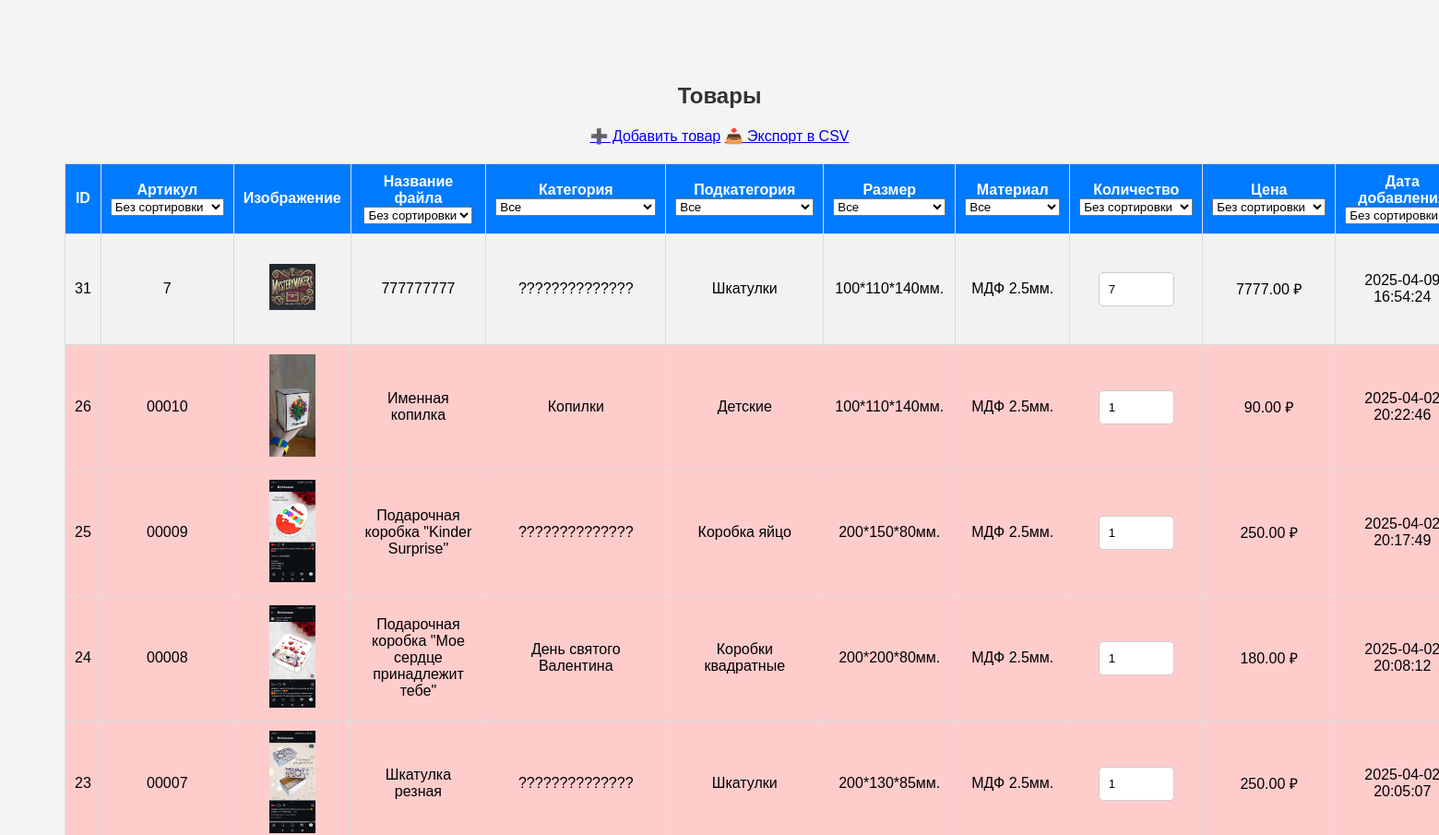
Page /admin/products.php (signed in, upper part) on the earlier database version.
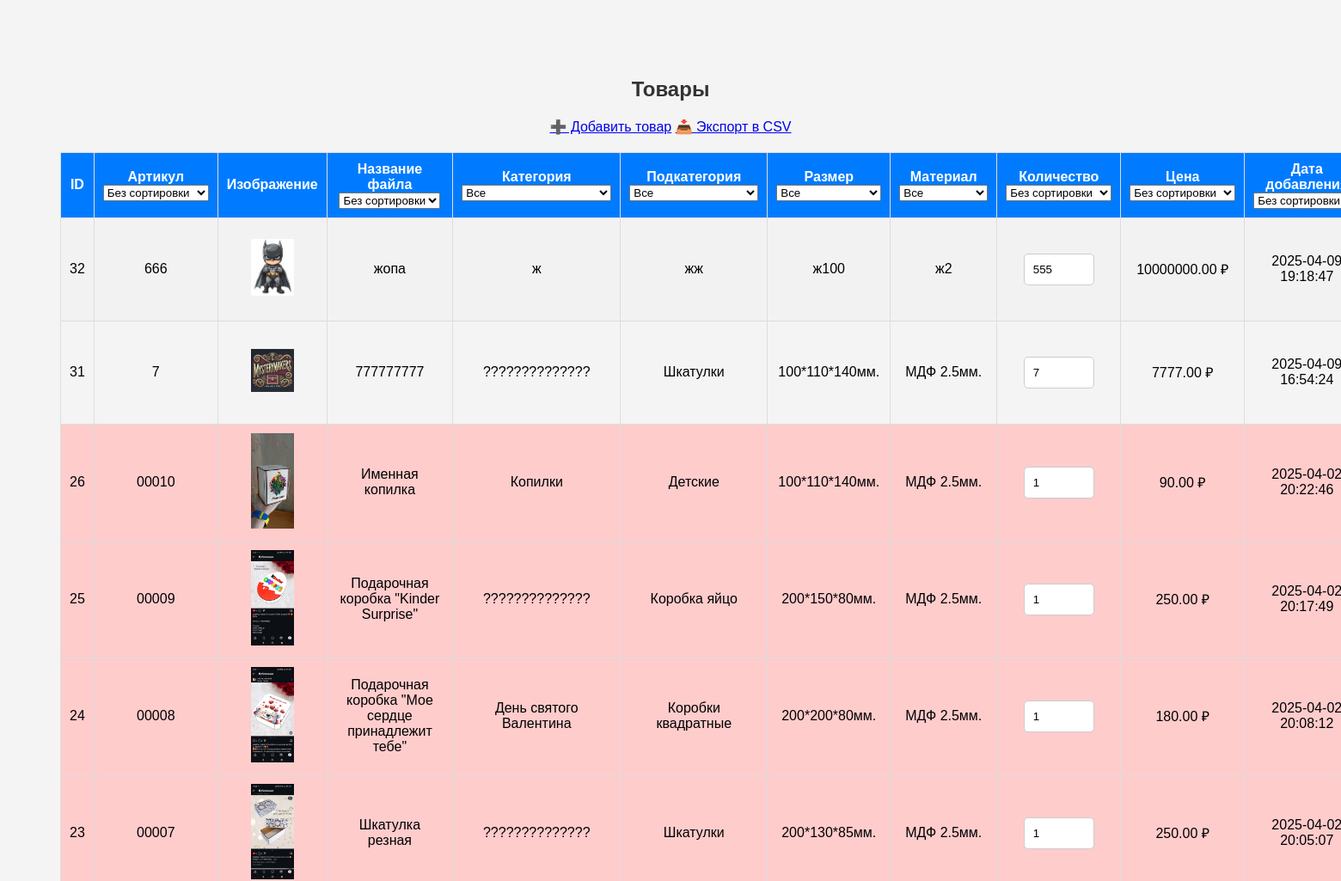
Same page on the later database version.
### tables this page shows
CREATE TABLE `products` (
  `id` int(11) NOT NULL AUTO_INCREMENT,
  `name` varchar(255) NOT NULL,
  `description` text DEFAULT NULL,
  `price` decimal(10,2) NOT NULL,
  `image` varchar(255) DEFAULT NULL,
  `stock` int(11) DEFAULT 0,
  `created_at` timestamp NOT NULL DEFAULT current_timestamp(),
  `category_id` int(11) NOT NULL,
  `images` text DEFAULT NULL,
  `sku` varchar(50) NOT NULL,
  `subcategory` varchar(100) NOT NULL,
  `size` varchar(50) NOT NULL,
  `material` varchar(100) NOT NULL,
  `status` tinyint(1) NOT NULL DEFAULT 1,
  `slug` varchar(255) NOT NULL,
  `seo_title` varchar(255) DEFAULT NULL,
  `seo_description` text DEFAULT NULL,
  `seo_keywords` varchar(255) DEFAULT NULL,
  PRIMARY KEY (`id`),
  UNIQUE KEY `slug` (`slug`)
);

CREATE TABLE `categories` (
  `id` int(11) NOT NULL AUTO_INCREMENT,
  `name` varchar(100) NOT NULL,
  `seo_title` varchar(255) DEFAULT NULL,
  `seo_description` text DEFAULT NULL,
  `seo_keywords` text DEFAULT NULL,
  `slug` varchar(255) DEFAULT NULL,
  PRIMARY KEY (`id`),
  UNIQUE KEY `name` (`name`),
  UNIQUE KEY `slug` (`slug`)
);

CREATE TABLE `subcategories` (
  `id` int(11) NOT NULL AUTO_INCREMENT,
  `category_id` int(11) NOT NULL,
  `name` varchar(100) NOT NULL,
  PRIMARY KEY (`id`),
  KEY `category_id` (`category_id`),
  CONSTRAINT `subcategories_ibfk_1` FOREIGN KEY (`category_id`) REFERENCES `categories` (`id`) ON DELETE CASCADE
);

CREATE TABLE `sizes` (
  `id` int(11) NOT NULL AUTO_INCREMENT,
  `name` varchar(50) NOT NULL,
  PRIMARY KEY (`id`),
  UNIQUE KEY `name` (`name`)
);

CREATE TABLE `materials` (
  `id` int(11) NOT NULL AUTO_INCREMENT,
  `name` varchar(100) NOT NULL,
  PRIMARY KEY (`id`),
  UNIQUE KEY `name` (`name`)
);

### admin/products.php (the view, shortened to what this page needs)
<?php
require_once '../database/db.php';
$query = "SELECT p.*, c.name AS category_name, s.name AS subcategory_name, sz.name AS size_name, m.name AS material_name
          FROM products p
          LEFT JOIN categories c ON p.category_id = c.id
          LEFT JOIN subcategories s ON p.subcategory = s.id
          LEFT JOIN sizes sz ON p.size = sz.id
          LEFT JOIN materials m ON p.material = m.id
          WHERE 1";
$params = [];
$sort_options = [];
if (!empty($sort_options)) {
    $query .= " ORDER BY " . implode(", ", $sort_options);
} else {
    $query .= " ORDER BY p.created_at DESC";
}
$stmt = $conn->prepare($query);
$stmt->execute($params);
$products = $stmt->fetchAll(PDO::FETCH_ASSOC);
?>
<!DOCTYPE html>
<html lang="ru">
<head>
    <link rel="stylesheet" href="styles.css">
</head>
<body>
<h2>Товары</h2>
<a href="add_product.php">➕ Добавить товар</a>
<a href="export_products.php">📥 Экспорт в CSV</a>
<table border="1">
    <tr>
        <th>ID</th>
        <th>
            Артикул<br>
            <select name="sku_sort" onchange="filterProducts()">
                <option value="">Без сортировки</option>
            </select>
        </th>
        <th>Изображение</th>
        <th>
            Название файла<br>
            <select name="name_sort" onchange="filterProducts()">
                <option value="">Без сортировки</option>
            </select>
        </th>
        <th>
            Категория<br>
            <select name="category" onchange="filterProducts()">
                <option value="">Все</option>
            </select>
        </th>
        <th>
            Подкатегория<br>
            <select name="subcategory" onchange="filterProducts()">
                <option value="">Все</option>
            </select>
        </th>
        <th>
            Размер<br>
            <select name="size" onchange="filterProducts()">
                <option value="">Все</option>
            </select>
        </th>
        <th>
            Материал<br>
            <select name="material" onchange="filterProducts()">
                <option value="">Все</option>
            </select>
        </th>
        <th>
            Количество<br>
            <select name="stock_sort" onchange="filterProducts()">
                <option value="">Без сортировки</option>
            </select>
        </th>
        <th>
            Цена<br>
            <select name="stock_sort" onchange="filterProducts()">
                <option value="">Без сортировки</option>
            </select>
        </th>
        <th>
            Дата добавления<br>
            <select name="date_sort" onchange="filterProducts()">
                <option value="">Без сортировки</option>
            </select>
        </th>
    </tr>
    <?php foreach ($products as $product): ?>
    <tr <?= ($product['stock'] < 5) ? 'style="background-color: #ffcccc;"' : ''; ?>>
        <td><?= $product['id']; ?></td>
        <td><?= htmlspecialchars($product['sku']); ?></td>
        <td>
            <?php
            $images = json_decode($product['images'], true);
            if (!empty($images)) {
                echo '<img src="/mysterymakers/' . $images[0] . '" width="50">';
            }
            ?>
        </td>
        <td><?= htmlspecialchars($product['name']); ?></td>
        <td><?= htmlspecialchars($product['category_name']); ?></td>
        <td><?= htmlspecialchars($product['subcategory_name']); ?></td>
        <td><?= htmlspecialchars($product['size_name']); ?></td>
        <td><?= htmlspecialchars($product['material_name']); ?></td>
        <td>
            <input type="number" value="<?= $product['stock']; ?>"
       style="width: 60px;"
                   onchange="updateStock(<?= $product['id']; ?>, this.value)">
        </td>
        <td><?= number_format($product['price'], 2, '.', ''); ?> ₽</td>
        <td><?= $product['created_at']; ?></td>
    </tr>
    <?php endforeach; ?>
</table>
</body>
</html>

### admin/styles.css (style rules this page uses)
body { font-family: Arial, sans-serif; margin: 20px; }
h2 { color: #333; }
body { font-family: Arial, sans-serif; background-color: #f4f4f4; text-align: center; padding: 50px; }
input { width: 100%; padding: 10px; margin: 5px 0; border: 1px solid #ccc; border-radius: 5px; }
table { width: 100%; border-collapse: collapse; margin-top: 20px; }
th, td { border: 1px solid #ddd; padding: 10px; text-align: center; }
th { background-color: #007bff; color: white; }
tr:nth-child(even) { background-color: #f2f2f2; }

Differences in the rows shown:
added products: id "32", sku "666", shows a picture, name "жопа", category.name "ж", subcategories.name "жж", sizes.name "ж100", materials.name "ж2", stock "555", price "10000000.00", created_at "2025-04-09 19:18:47"
